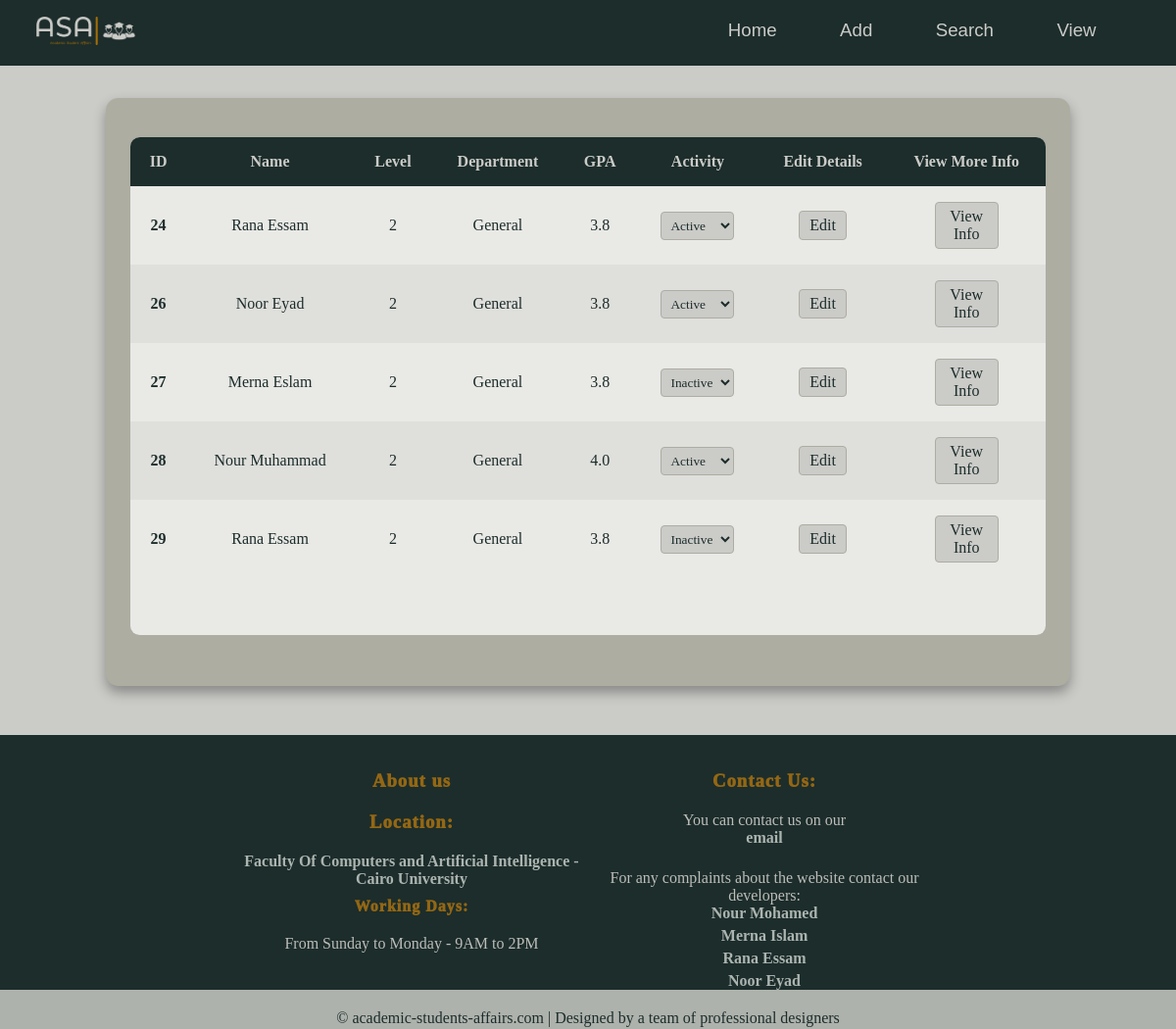
The app's page /allstudents/, older data.
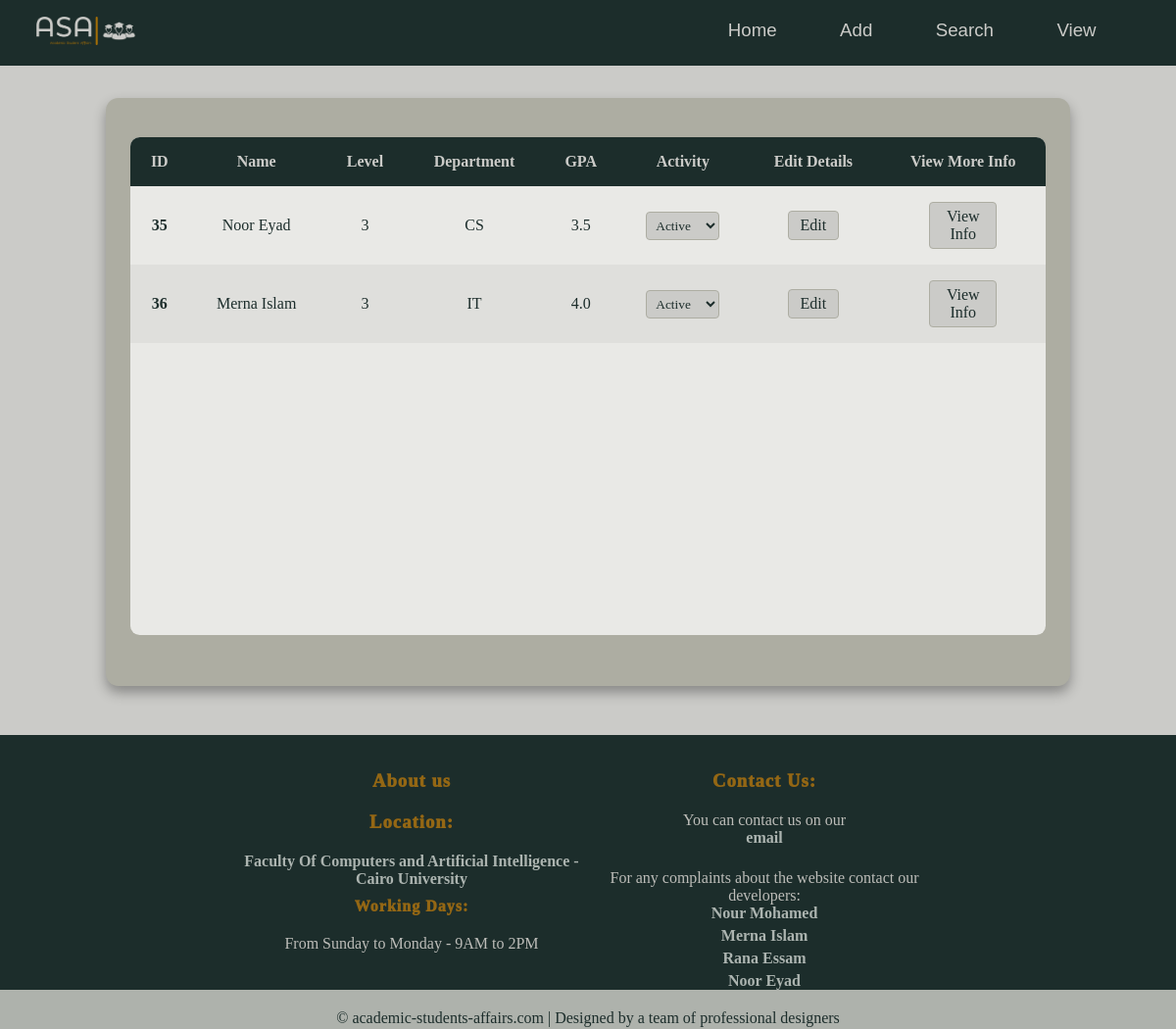
The same page, newer data.
### students/models.py (models this page shows)
class Member(models.Model):
    firstname = models.CharField(max_length=255)
    lastname = models.CharField(max_length=255)
    email = models.CharField(max_length = 50)
    phone = models.CharField(max_length=15)
    gpa = models.FloatField()
    level = models.IntegerField()
    birthdate = models.DateField()
    gender = models.CharField(max_length=6)
    dep = models.CharField(max_length= 10,  default='General')
    state = models.BooleanField(default= False)

### students/views.py (the view, shortened to what this page needs)
# urls.py: path('allstudents/', views.allstudents, name='allstudents'),
def allstudents(request):
  mymember = Member.objects.all()
  template = loader.get_template('view_student_screen.html')
  context = {
    'students': mymember,
  }
  return HttpResponse(template.render(context, request))

### students/templates/view_student_screen.html (shortened to what this page needs)
{% extends "master.html" %}
{% load static %}
{% block stylesheet %}
<link rel="stylesheet" href="{% static 'view_student_screen.css' %}">
{% endblock %}
{% block content%}
    <main class="table">
        <section class="table_body">
            <table>
                <thead>
                    <tr>
                        <th>ID</th>
                        <th>Name</th>
                        <th>Level</th>
                        <th>Department</th>
                        <th>GPA</th>
                        <th>Activity</th>
                        <th>Edit Details</th>
                        <th>View More Info</th>
                    </tr>
                </thead>
                <tbody id="table">
                    {% for std in students %}
                     <tr>
                      <td><strong>{{std.id}}</strong></td>
                      <td>{{std.firstname}} {{std.lastname}}</td>
                      <td>{{std.level}}</td>
                      <td>{{std.dep}}</td>
                      <td>{{std.gpa}}</td>
                      <td>
                       <form method = "POST" id ={{std.id}} onsubmit = "login()" >
                     <select class="dropdown" name="state"  onchange = "this.form.submit()" >
                              <option value ="1"{%if std.state%}selected {%endif%} >Active</option>
                              <option value = "2"{%if not std.state%}selected {%endif%} >Inactive</option>
                          </select>
                        </form>
                      </td>
                      <td><a class="button"  href="../editStudent/{{std.id}}"><button type="button">Edit</button></a></td>
                      <td><a class="button" href="../studentInfo/{{std.id}}"><button type="button">View Info</button></a></td>
                  </tr>
                  {% endfor %}
                </tbody>
            </table>
        </section>
    </main>
{%endblock%}

### students/templates/master.html (shortened to what this page needs)
<!DOCTYPE html>
<html lang="en">
<head>
 {%load static%} <link rel="icon" href= "{% static 'Images/logo-color-tab.png' %}">
 <link rel="stylesheet" href="{% static 'master.css' %}">
  {% block stylesheet %}  {% endblock %}
</head>
<body>
  <nav id="navBar">
    <a  href = "../home/" > {% load static%}<img src="{% static 'Images/logo-color2.png' %}" alt="Website logo" style="text-align: start"></a>
    <a  href = "../allstudents/" class="link">View</a>
    <a href = "../search/"class="link">Search</a>
    <a href = "../add/"class="link">Add</a>
    <a href = "../home/"class="link">Home</a>
  </nav>
{% block content %}
{% endblock %}
<footer class="footer">
  <div class="footer-content">
    <div class="footer-section-about">
      <h3>About us</h3>
      <h3>Location:</h3>
      <p><a class="footerLink" href="https://www.google.com/maps/place/Faculty+of+Computers+and+Artificial+Intelligence+-+Cairo+University/@30.0313294,31.2085304,810m/data=!3m2!1e3!4b1!4m6!3m5!1s0x145846d0b807627d:0xb2a6ce4702edc3da!8m2!3d30.0313294!4d31.2107191!16s%2Fg%2F1yw0_wjgc">
        Faculty Of Computers and Artificial Intelligence - Cairo University</a></p>
      <h4>Working Days:</h4>
      <p>From Sunday to Monday - 9AM to 2PM</p>
    </div>
    <div class="footer-section-contact">
      <h3>Contact Us:</h3>
        You can contact us on our<a class="footerLink" href="mailto:nooreyadd39@gmail.com">email</a><br>
        For any complaints about the website contact our developers:
        <a class="footerLink" href="mailto:nourmuhammad835@gmail.com">Nour Mohamed</a>
        <a class="footerLink" href="mailto:mernaislam39@gmail.com">Merna Islam</a>
        <a class="footerLink" href="mailto:ranaessam03@gmail.com">Rana Essam</a>
        <a class="footerLink" href="mailto:nooreyadd39@gmail.com">Noor Eyad</a>
    </div>
  </div>
  <div class="footer-bottom">
    &copy; academic-students-affairs.com | Designed by a team of professional designers
  </div>
</footer>
</body>
</html>

### students/static/master.css (style rules this page uses)
body { background-color: #cbcbc8; color: #1c2d2b; margin: 0px; min-height: 100vh; position: relative; flex-direction: column; }
img { width: 10%; height: auto; padding-left: 20px; }
img { min-width: 122px; min-height: 28.5px; }
#navBar { position: fixed; width: 100%; top: 0; left: 0; font-family: 'Exo 2', sans-serif; z-index: 999; background-color: #1c2d2b; padding: 17px; margin-bottom: 260px; }
.link { color: #cbcbc8; float: right; height: 5%; margin-top: 0.3%; margin-right: 64.5px; text-decoration: none; font-size: 14pt; font-family: Verdana, Geneva, Tahoma, sans-serif; }
.footer { margin-top: 150px; width: 100%; height: 300px; padding: 100px 20%; color: #bdbdb9; background-color: #1c2d2b; display: flex; align-items: center; box-sizing: border-box; position: absolute; }
.footer div { text-align: center; }
.footer-section-about { float: left; width: 50%; }
.footer-section-contact { float: left; width: 50%; }
.footer div h3, .footer div h4 { font-weight: 1000; margin-bottom: 20px; letter-spacing: 1px; color: #946714; }
.footer div h4 { margin-top: 10px; }
.footerLink { font-weight: 600; display: block; text-decoration: none; color: #acb4b0; margin-bottom: 5px; }
.footer .footer-bottom { background-color: #aeb2ac; color: #1c2d2b; height: 20px; width: 100%; text-align: center; position: absolute; bottom: 0; left: 0; padding: 20px; }

### students/static/view_student_screen.css (style rules this page uses)
* { margin: 0; padding: 0; box-sizing: border-box; font-family: "Times New Roman"; }
html { height: 100%; box-sizing: border-box; }
*, *:after, *:before { box-sizing: inherit; }
body { display: flex; justify-content: center; align-items: center; margin-top: 100px; color: #1c2d2b; }
table, th, td { padding: 1rem; border-collapse: collapse; text-align: center; }
table { width: 100%; }
thead, th { position: sticky; top: 0; }
thead { background-color: #1c2d2b; color: #cbcbc8; }
tbody tr:nth-child(even) { background-color: #0000000b; }
main.table { width: 82vw; height: 75vh; backdrop-filter: blur(7px); box-shadow: 0 .4rem .8rem #0005; border-radius: .8rem; background-color: #adada2; overflow: hidden; margin-bottom: 350px; }
.table_body { width: 95%; height: 95%; max-height: calc(89% - 1.6rem); background-color: #fffb; margin: 2.5rem auto; border-radius: .6rem; overflow: auto; }
footer { bottom: 0; left: 0; right: 0; }
button { color: #1c2d2b; padding: 5px; background-color: #cbcbc8; text-align: center; text-decoration: none; display: inline-block; font-size: 16px; font-weight: normal; cursor: pointer; border-radius: 4px; transition-duration: 0.4s; width: 50%; margin-bottom: 0; border: 1px solid #adada2; }
.dropdown { padding: 5px; color: #1c2d2b; background-color: #cbcbc8; border: 1px solid #adada2; cursor: pointer; border-radius: 4px; transition-duration: 0.4s; }

Row changes from the older to the newer data that the page shows:
removed Member: id "24", firstname "Rana", lastname "Essam", level "2", dep "General", gpa "3.8", state "Active"
removed Member: id "26", firstname "Noor", lastname "Eyad", level "2", dep "General", gpa "3.8", state "Active"
removed Member: id "27", firstname "Merna", lastname "Eslam", level "2", dep "General", gpa "3.8", state "Inactive"
removed Member: id "28", firstname "Nour", lastname "Muhammad", level "2", dep "General", gpa "4.0", state "Active"
removed Member: id "29", firstname "Rana", lastname "Essam", level "2", dep "General", gpa "3.8", state "Inactive"
added Member: id "35", firstname "Noor", lastname "Eyad", level "3", dep "CS", gpa "3.5", state "Active"
added Member: id "36", firstname "Merna", lastname "Islam", level "3", dep "IT", gpa "4.0", state "Active"
